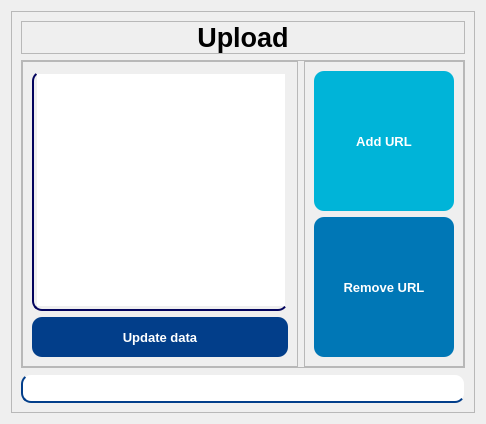
      <widget class="QWidget" name="page">
       <layout class="QHBoxLayout" name="horizontalLayout_12">
        <item>
         <widget class="QFrame" name="frame_19">
          <property name="frameShape">
           <enum>QFrame::StyledPanel</enum>
          </property>
          <property name="frameShadow">
           <enum>QFrame::Raised</enum>
          </property>
          <layout class="QVBoxLayout" name="verticalLayout_18">
           <item>
            <widget class="QFrame" name="frame_21">
             <property name="frameShape">
              <enum>QFrame::StyledPanel</enum>
             </property>
             <property name="frameShadow">
              <enum>QFrame::Raised</enum>
             </property>
             <layout class="QHBoxLayout" name="horizontalLayout_5">
              <property name="spacing">
               <number>0</number>
              </property>
              <property name="leftMargin">
               <number>0</number>
              </property>
              <property name="topMargin">
               <number>0</number>
              </property>
              <property name="rightMargin">
               <number>0</number>
              </property>
              <property name="bottomMargin">
               <number>0</number>
              </property>
              <item>
               <widget class="QLabel" name="label_15">
                <property name="font">
                 <font>
                  <pointsize>20</pointsize>
                  <weight>75</weight>
                  <bold>true</bold>
                 </font>
                </property>
                <property name="text">
                 <string>Upload</string>
                </property>
                <property name="alignment">
                 <set>Qt::AlignCenter</set>
                </property>
               </widget>
              </item>
             </layout>
            </widget>
           </item>
           <item>
            <widget class="QFrame" name="frame_27">
             <property name="sizePolicy">
              <sizepolicy hsizetype="Preferred" vsizetype="Expanding">
               <horstretch>0</horstretch>
               <verstretch>0</verstretch>
              </sizepolicy>
             </property>
             <property name="frameShape">
              <enum>QFrame::StyledPanel</enum>
             </property>
             <property name="frameShadow">
              <enum>QFrame::Raised</enum>
             </property>
             <layout class="QHBoxLayout" name="horizontalLayout_9">
              <property name="leftMargin">
               <number>0</number>
              </property>
              <property name="topMargin">
               <number>0</number>
              </property>
              <property name="rightMargin">
               <number>0</number>
              </property>
              <property name="bottomMargin">
               <number>0</number>
              </property>
              <item>
               <widget class="QFrame" name="frame_28">
                <property name="frameShape">
                 <enum>QFrame::StyledPanel</enum>
                </property>
                <property name="frameShadow">
                 <enum>QFrame::Raised</enum>
                </property>
                <layout class="QVBoxLayout" name="verticalLayout_20">
                 <item>
                  <widget class="QListWidget" name="listWidget_2">
                   <property name="styleSheet">
                    <string notr="true">
QListWidget{
	border-radius:10px;
	border-bottom-width: 1.5px;
	border-left-width: 1.5px;
	border-style: solid;
	border-color: rgb(3, 4, 94);
	padding:3px;
}

QListWidget::item:alternate {
    background: rgb(176, 196, 246);
}

QListView::item:selected {
    background: rgb(55, 157, 241);
	border-radius:5px;
}

QListView::item:selected:!active {
    background: rgb(55, 157, 241);
	border-radius:5px;
}

QListView::item:selected:active {
    background: rgb(55, 157, 241);
	border-radius:5px;
}

QListWidget::item:hover {
    background: rgb(176, 196, 246);
	border-radius:5px;
}
</string>
                   </property>
                  </widget>
                 </item>
                 <item>
                  <widget class="QPushButton" name="pushButton_14">
                   <property name="font">
                    <font>
                     <pointsize>10</pointsize>
                     <weight>75</weight>
                     <bold>true</bold>
                    </font>
                   </property>
                   <property name="styleSheet">
                    <string notr="true">QPushButton{
	background-color:#023E8A;
	padding: 10px;
	border-radius: 10px;
	color: #fff;
	height: 20px
}
QPushButton::hover{
	background-color: rgb(5, 8, 179);
}

QPushButton::pressed{
	background-color:rgb(6, 9, 198);
}

</string>
                   </property>
                   <property name="text">
                    <string>Update data</string>
                   </property>
                   <property name="icon">
                    <iconset resource="resources.qrc">
                     <normaloff>:/UI_ICONS/images/icons/refresh.png</normaloff>:/UI_ICONS/images/icons/refresh.png</iconset>
                   </property>
                   <property name="iconSize">
                    <size>
                     <width>24</width>
                     <height>24</height>
                    </size>
                   </property>
                   <property name="shortcut">
                    <string>Return</string>
                   </property>
                  </widget>
                 </item>
                </layout>
               </widget>
              </item>
              <item alignment="Qt::AlignVCenter">
               <widget class="QFrame" name="frame_29">
                <property name="styleSheet">
                 <string notr="true"/>
                </property>
                <property name="frameShape">
                 <enum>QFrame::StyledPanel</enum>
                </property>
                <property name="frameShadow">
                 <enum>QFrame::Raised</enum>
                </property>
                <layout class="QVBoxLayout" name="verticalLayout_19">
                 <item>
                  <widget class="QPushButton" name="pushButton_12">
                   <property name="font">
                    <font>
                     <pointsize>10</pointsize>
                     <weight>75</weight>
                     <bold>true</bold>
                    </font>
                   </property>
                   <property name="layoutDirection">
                    <enum>Qt::LeftToRight</enum>
                   </property>
                   <property name="autoFillBackground">
                    <bool>false</bool>
                   </property>
                   <property name="styleSheet">
                    <string notr="true">QPushButton{
	min-height:130px;
	min-width:130px;
	background-color:#00B4D8;
	padding: 5px;
	border-radius: 10px;
	color: #fff;
	height: 20px
}

QPushButton::hover{
	background-color:rgb(0, 157, 188);
}

QPushButton::pressed{
	background-color:rgb(6, 9, 198);
}


</string>
                   </property>
                   <property name="text">
                    <string>Add URL</string>
                   </property>
                   <property name="icon">
                    <iconset resource="resources.qrc">
                     <normaloff>:/UI_ICONS/images/icons/add-folder.png</normaloff>:/UI_ICONS/images/icons/add-folder.png</iconset>
                   </property>
                   <property name="iconSize">
                    <size>
                     <width>32</width>
                     <height>32</height>
                    </size>
                   </property>
                   <property name="shortcut">
                    <string>+</string>
                   </property>
                  </widget>
                 </item>
                 <item>
                  <widget class="QPushButton" name="pushButton_13">
                   <property name="font">
                    <font>
                     <pointsize>10</pointsize>
                     <weight>75</weight>
                     <bold>true</bold>
                    </font>
                   </property>
                   <property name="styleSheet">
                    <string notr="true">QPushButton{
	min-height:130px;
	min-width:130px;
	background-color: rgb(0, 119, 182);
	padding: 5px;
	border-radius: 10px;
	color: #fff;
	height: 20px
}

QPushButton::hover{
	background-color: rgb(0, 106, 159);
}

QPushButton::pressed{
	background-color:rgb(6, 9, 198);
}

</string>
                   </property>
                   <property name="text">
                    <string>Remove URL</string>
                   </property>
                   <property name="icon">
                    <iconset resource="resources.qrc">
                     <normaloff>:/UI_ICONS/images/icons/remove-folder.png</normaloff>:/UI_ICONS/images/icons/remove-folder.png</iconset>
                   </property>
                   <property name="iconSize">
                    <size>
                     <width>32</width>
                     <height>32</height>
                    </size>
                   </property>
                   <property name="shortcut">
                    <string>Del</string>
                   </property>
                  </widget>
                 </item>
                </layout>
               </widget>
              </item>
             </layout>
            </widget>
           </item>
           <item>
            <widget class="QProgressBar" name="progressBar">
             <property name="font">
              <font>
               <pointsize>10</pointsize>
               <weight>75</weight>
               <bold>true</bold>
              </font>
             </property>
             <property name="autoFillBackground">
              <bool>false</bool>
             </property>
             <property name="styleSheet">
              <string notr="true">QProgressBar  {
	color: rgb(2, 62, 138);
min-height:20px;
border-bottom-color: rgb(2, 62, 138);
border-top-color:transparent;
border-right-color:transparent;
border-width: 1.5px;
border-style: solid;
border-left-color: rgb(2, 62, 138);
border-radius: 10px;
padding:1px;
}

QProgressBar::chunk {
    background-color: #05B8CC;
	border-radius: 10px;
}</string>
             </property>
             <property name="value">
              <number>0</number>
             </property>
             <property name="alignment">
              <set>Qt::AlignCenter</set>
             </property>
             <property name="textVisible">
              <bool>true</bool>
             </property>
             <property name="orientation">
              <enum>Qt::Horizontal</enum>
             </property>
             <property name="invertedAppearance">
              <bool>false</bool>
             </property>
             <property name="textDirection">
              <enum>QProgressBar::TopToBottom</enum>
             </property>
             <property name="format">
              <string/>
             </property>
            </widget>
           </item>
          </layout>
         </widget>
        </item>
       </layout>
      </widget>
